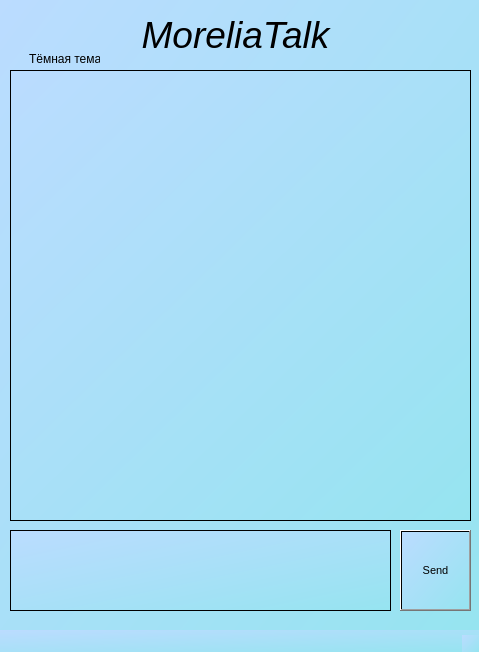
<?xml version="1.0" encoding="UTF-8"?>
<ui version="4.0">
 <class>MainWindow</class>
 <widget class="QMainWindow" name="MainWindow">
  <property name="geometry">
   <rect>
    <x>0</x>
    <y>0</y>
    <width>479</width>
    <height>652</height>
   </rect>
  </property>
  <property name="windowTitle">
   <string>MainWindow</string>
  </property>
  <property name="styleSheet">
   <string notr="true">
background-color: qlineargradient(spread:pad, x1:0, y1:0, x2:1, y2:1, stop:0 rgba(187, 220, 255, 255), stop:1 rgba(150, 228, 240, 255));
</string>
  </property>
  <widget class="QWidget" name="centralwidget">
   <widget class="QTextEdit" name="textEdit">
    <property name="geometry">
     <rect>
      <x>10</x>
      <y>530</y>
      <width>381</width>
      <height>81</height>
     </rect>
    </property>
   </widget>
   <widget class="QLabel" name="label">
    <property name="geometry">
     <rect>
      <x>40</x>
      <y>0</y>
      <width>391</width>
      <height>71</height>
     </rect>
    </property>
    <property name="styleSheet">
     <string notr="true">background-color:  rgba(0, 255, 254, 0);
font: 8pt &quot;Comic Sans MS&quot;;</string>
    </property>
    <property name="text">
     <string>&lt;html&gt;&lt;head/&gt;&lt;body&gt;&lt;p align=&quot;center&quot;&gt;&lt;span style=&quot; font-size:28pt; font-style:italic;&quot;&gt;MoreliaTalk&lt;/span&gt;&lt;/p&gt;&lt;/body&gt;&lt;/html&gt;</string>
    </property>
   </widget>
   <widget class="QTextBrowser" name="textBrowser">
    <property name="geometry">
     <rect>
      <x>10</x>
      <y>70</y>
      <width>461</width>
      <height>451</height>
     </rect>
    </property>
    <property name="autoFillBackground">
     <bool>false</bool>
    </property>
   </widget>
   <widget class="QPushButton" name="pushButton">
    <property name="geometry">
     <rect>
      <x>400</x>
      <y>530</y>
      <width>71</width>
      <height>81</height>
     </rect>
    </property>
    <property name="font">
     <font>
      <family>MS Shell Dlg 2</family>
      <pointsize>8</pointsize>
      <weight>9</weight>
      <italic>false</italic>
      <bold>false</bold>
     </font>
    </property>
    <property name="cursor">
     <cursorShape>PointingHandCursor</cursorShape>
    </property>
    <property name="styleSheet">
     <string notr="true">font: 75 8pt &quot;MS Shell Dlg 2&quot;;</string>
    </property>
    <property name="text">
     <string>Send</string>
    </property>
    <property name="iconSize">
     <size>
      <width>30</width>
      <height>30</height>
     </size>
    </property>
   </widget>
   <widget class="QLabel" name="label_2">
    <property name="geometry">
     <rect>
      <x>440</x>
      <y>0</y>
      <width>41</width>
      <height>16</height>
     </rect>
    </property>
    <property name="styleSheet">
     <string notr="true">background-color: rgba(0, 0, 0, 0);</string>
    </property>
    <property name="text">
     <string/>
    </property>
   </widget>
   <widget class="QCheckBox" name="checkBox">
    <property name="geometry">
     <rect>
      <x>10</x>
      <y>50</y>
      <width>91</width>
      <height>17</height>
     </rect>
    </property>
    <property name="styleSheet">
     <string notr="true">background-color: rgba(255, 255, 255,0);</string>
    </property>
    <property name="text">
     <string>Тёмная тема</string>
    </property>
   </widget>
  </widget>
  <widget class="QStatusBar" name="statusbar"/>
 </widget>
 <resources/>
 <connections/>
</ui>
